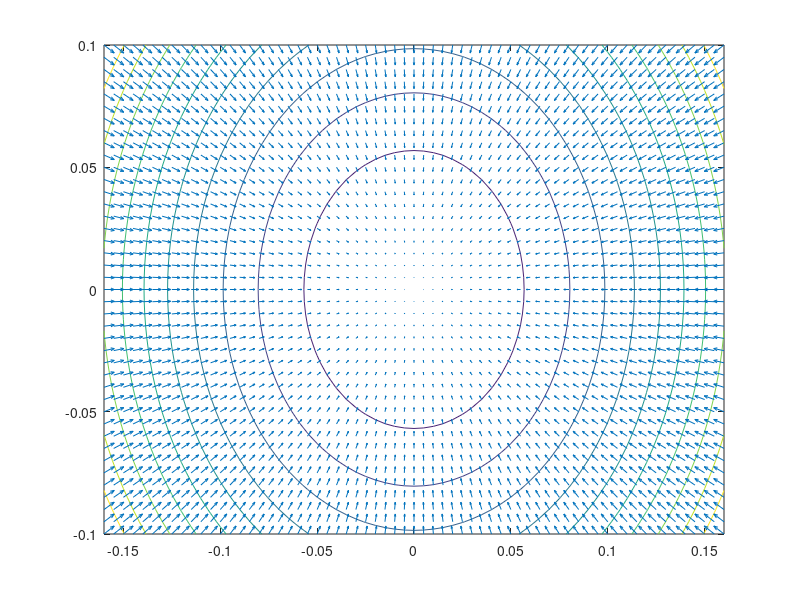
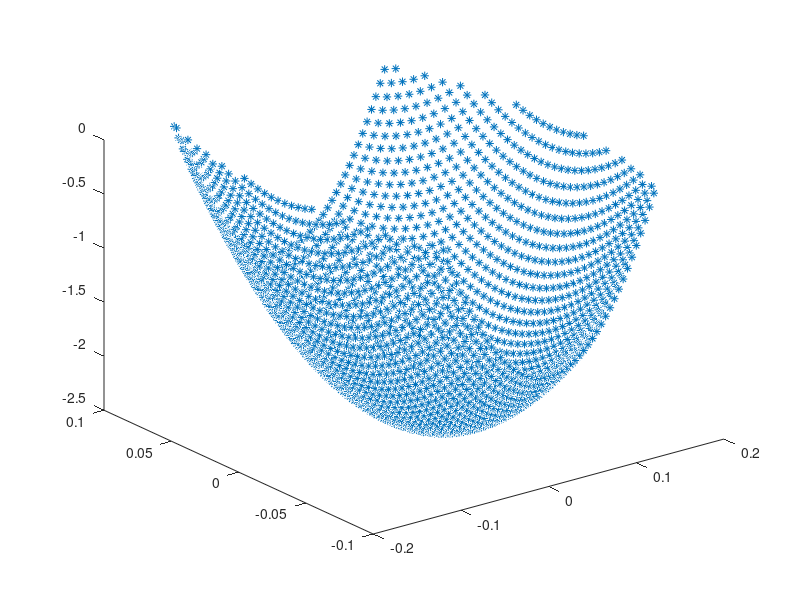

These figures' MATLAB source, in order:
%% Base Case: 1 robot, 1 sink

xlim = 1.6;
ylim = 1.0;
k = 10;
slope = 100;
step = .05;
x = (-xlim/k):step/k:(xlim/k);
y = (-ylim/k):step/k:(ylim/k);
% y = x';
h = 0; k = 0;
[x, y] = meshgrid(x, y);
E = slope.*((x - h).^2 + (y - k).^2);

[Ex, Ey] = gradient(-E);
figure
contour(x, y, E)
hold on
quiver(x, y, Ex, Ey)
hold off

mask = E < 2.49;
values = E(mask) - 2.49; %2.49 was eyeballed off the graph

xvals = x(mask);
yvals = y(mask);
figure
plot3(xvals, yvals, values, '*')
hold on